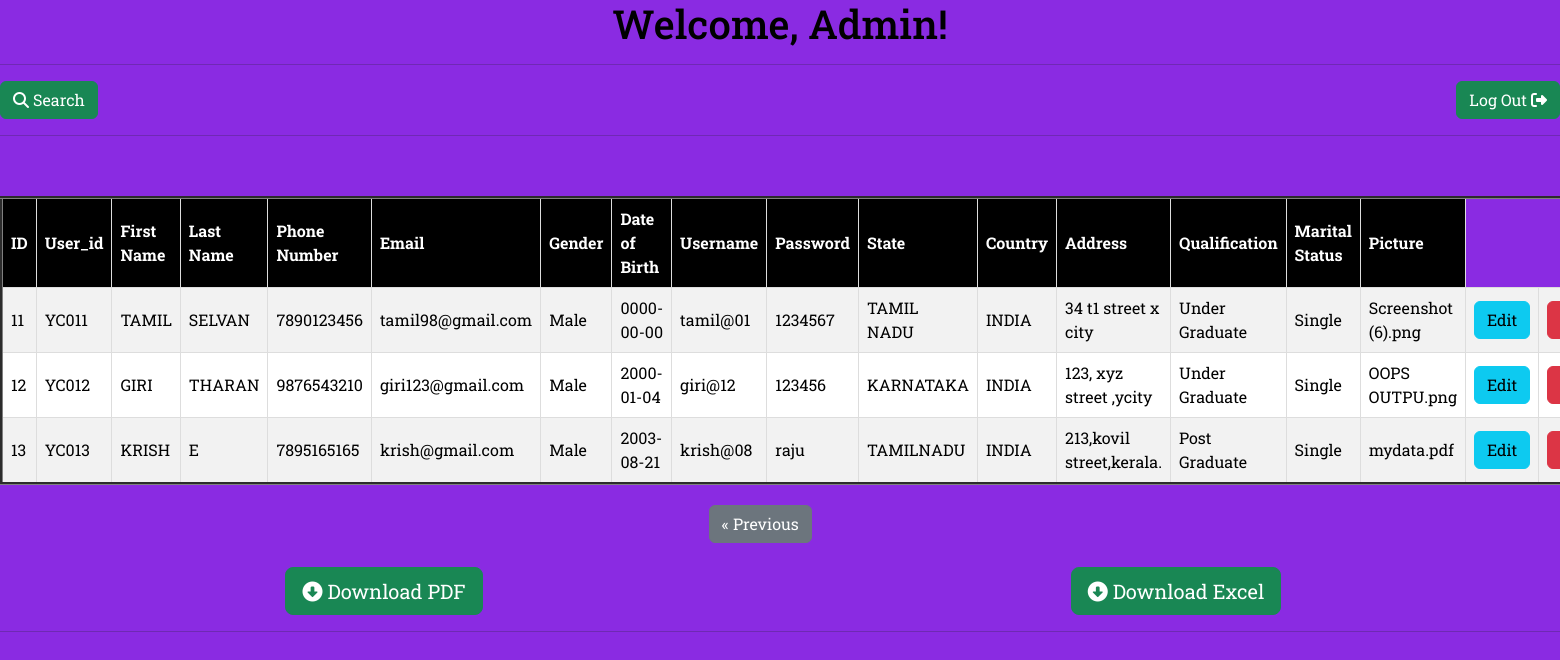
The app's page /admin.php?page=2 (signed in) with its own data.
### tables this page shows
CREATE TABLE `details` (
  `ID` int(11) NOT NULL,
  `rec_id` varchar(10) NOT NULL DEFAULT '''YC001''',
  `First_name` varchar(100) NOT NULL,
  `Last` varchar(100) NOT NULL,
  `Phone_no` bigint(10) NOT NULL,
  `Email` varchar(100) NOT NULL,
  `Gender` enum('Male','Female','Others','') NOT NULL,
  `Date_of_Birth` date NOT NULL,
  `User_name` varchar(100) NOT NULL,
  `Password` varchar(100) NOT NULL,
  `State` varchar(100) NOT NULL,
  `Country` varchar(100) NOT NULL,
  `Address` varchar(100) NOT NULL,
  `Qualification` enum('Under Graduate','Post Graduate','Diploma','') NOT NULL,
  `Marital_Status` enum('Single','Married','Divoced','') NOT NULL,
  `picture` blob NOT NULL,
  `file` blob NOT NULL
);

### admin.php (the view, shortened to what this page needs)
<!DOCTYPE html>
<html>
<head>
    <link href="style.css" rel="stylesheet">
    <link href="css/bootstrap.min.css" type="text/css" rel="stylesheet">
</head>
<body style="background-color:blueviolet">
<center>
    <h1 style="color:black">Welcome, Admin!</h1>
</center>
<hr style="background-color:">
<div class="row">
<div class="col-sm-6">
<a href='search.php'>    <button type="submit" class="btn btn-success  float-right" ><i class="fa-solid fa-magnifying-glass"></i> Search</button> </a>
</div>
<div class="col-sm-6" style="text-align: right;">
            <a href='login.php'>    <button type="submit" class="btn btn-success  float-right" >Log Out <i class="fa-solid fa-right-from-bracket"></i></button> </a>
            </div>
            </div>
         <hr>
    <br>
    <?php
$mysqli = new mysqli('localhost', 'root', '', 'register');
$current_page = isset($_GET['page']) ? $_GET['page'] : 1;
$records_per_page = 10;
$start_from = ($current_page - 1) * $records_per_page;
$query = "SELECT * FROM details LIMIT $start_from, $records_per_page";
$result = $mysqli->query($query);
echo '<table>';
echo '<tr><th>ID</th><th>User_id</th><th>First Name</th><th>Last Name</th><th>Phone Number</th><th>Email</th><th>Gender</th><th>Date of Birth</th><th>Username</th><th>Password</th><th>State</th><th>Country</th><th>Address</th><th>Qualification</th><th>Marital Status</th><th>Picture</th></tr>';
while ($row = $result->fetch_object()) {
    echo '<tr>';
    echo '<td>' . $row->ID . '</td>';
    echo '<td>' . $row->rec_id . '</td>';
    echo '<td>' . $row->First_name . '</td>';
    echo '<td>' . $row->Last . '</td>';
    echo '<td>' . $row->Phone_no . '</td>';
    echo '<td>' . $row->Email . '</td>';
    echo '<td>' . $row->Gender . '</td>';
    echo '<td>' . $row->Date_of_Birth . '</td>';
    echo '<td>' . $row->User_name . '</td>';
    echo '<td>' . $row->Password . '</td>';
    echo '<td>' . $row->State . '</td>';
    echo '<td>' . $row->Country . '</td>';
    echo '<td>' . $row->Address . '</td>';
    echo '<td>' . $row->Qualification . '</td>';
    echo '<td>' . $row->Marital_Status . '</td>';
    echo '<td>' . $row->picture . '</td>';
    echo '<td><a href="edit.php?id=' . $row->ID . '" class="btn btn-info">Edit</a></td>';
    echo '<td><a href="delete.php?id=' . $row->ID . '" class="btn btn-danger">Delete</a></td>';
    echo '</tr>';
}
echo '</table>';
echo '<center>';
echo '<div class="btn-group" role="group" aria-label="Pagination">';
  if ($current_page > 1) {
    echo '<a href="' . $_SERVER['PHP_SELF'] . '?page=' . ($current_page - 1) . '" class="btn btn-secondary">&laquo; Previous</a>&nbsp;&nbsp;&nbsp;&nbsp;&nbsp;&nbsp;&nbsp;&nbsp;&nbsp;&nbsp;';
  }
echo '</div>';
echo '</center>';
?>
<br>
<div class="row">
  <div class="col-sm-6">
  <center>
<form action="generate_pdf.php" method="POST">
  <button type="submit" class="btn btn-success btn-lg"  name="generate_pdf"><i class="fa-solid fa-circle-down"></i> Download PDF</button>
</form>
</center>
  </div>
  <div class="col-sm-6">
  <center>
<form action="generate_excel.php" method="POST">
  <button type="submit" class="btn btn-success btn-lg"  name="generate_excel"><i class="fa-solid fa-circle-down"></i> Download Excel</button>
</form>
</center>
  </div>
</div>
  <hr style="background-color:black">
</body>
</html>

### style.css (style rules this page uses)
table { border-collapse: collapse; width: 100%; margin: 20px 0; }
th, td { text-align: left; padding: 8px; border: 1px solid #ddd; }
th { background-color: #4CAF50; color: white; }
tr:nth-child(even) { background-color: #f2f2f2; }

### admin.php (style rules this page uses)
body { font-family: 'Roboto Slab', serif; }
table { border-collapse: collapse; border-style: groove; width: 100%; margin: 20px 0; color:black; font-family: 'Roboto Slab', serif; }
th, td { text-align: left; padding: 8px; border: 1px groove #ddd; }
th { background-color:black; color: white; }
tr { background-color:white; }
h1 { font-family: 'Roboto Slab', serif; }

### records on screen
details: ID "11", rec "YC011", First_name "TAMIL", Last "SELVAN", Phone_no "7890123456", Email "tamil98@gmail.com", Gender "Male", Date_of_Birth "0000-00-00", User_name "tamil@01", Password "1234567", State "TAMIL NADU", Country "INDIA", Address "34 t1 street x city", Qualification "Under Graduate", Marital_Status "Single", picture "Screenshot (6).png"
details: ID "12", rec "YC012", First_name "GIRI", Last "THARAN", Phone_no "9876543210", Email "giri123@gmail.com", Gender "Male", Date_of_Birth "2000-01-04", User_name "giri@12", Password "123456", State "KARNATAKA", Country "INDIA", Address "123, xyz street ,ycity", Qualification "Under Graduate", Marital_Status "Single", picture "OOPS OUTPU.png"
details: ID "13", rec "YC013", First_name "KRISH", Last "E", Phone_no "7895165165", Email "krish@gmail.com", Gender "Male", Date_of_Birth "2003-08-21", User_name "krish@08", Password "raju", State "TAMILNADU", Country "INDIA", Address "213,kovil street,kerala.", Qualification "Post Graduate", Marital_Status "Single", picture "mydata.pdf"
